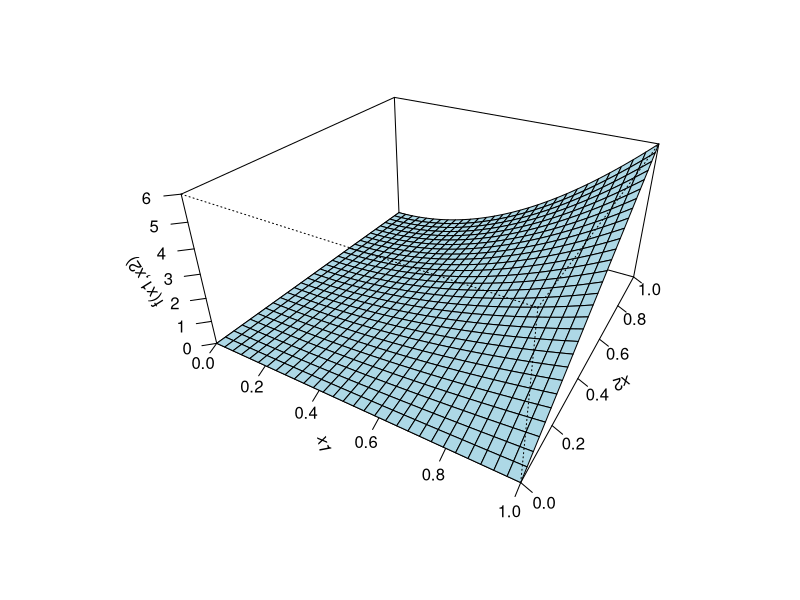
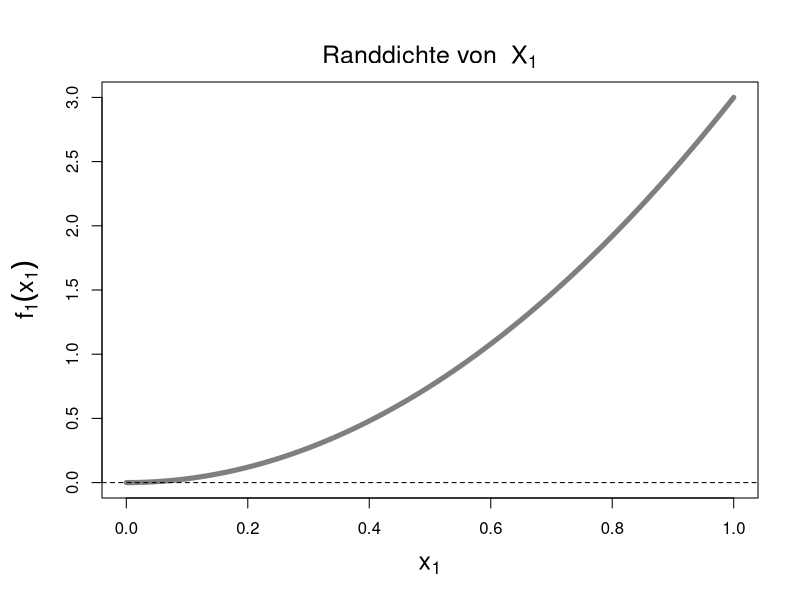
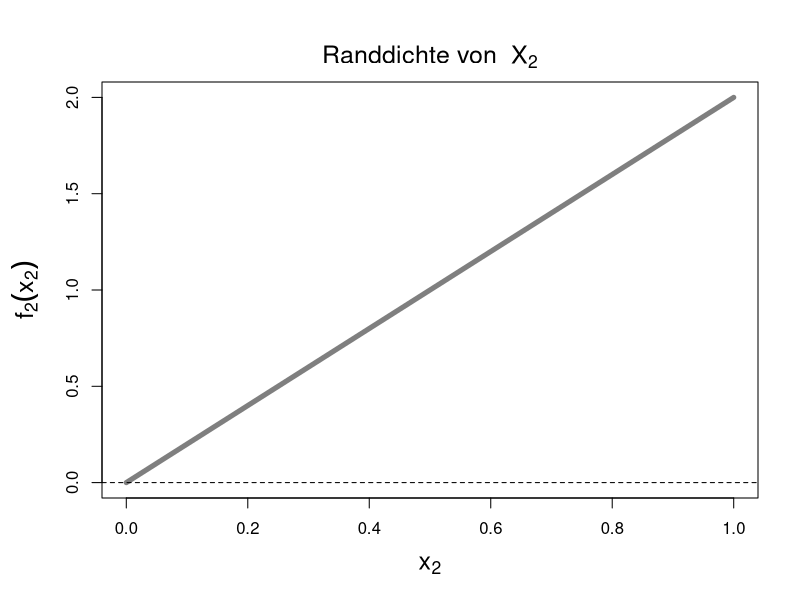
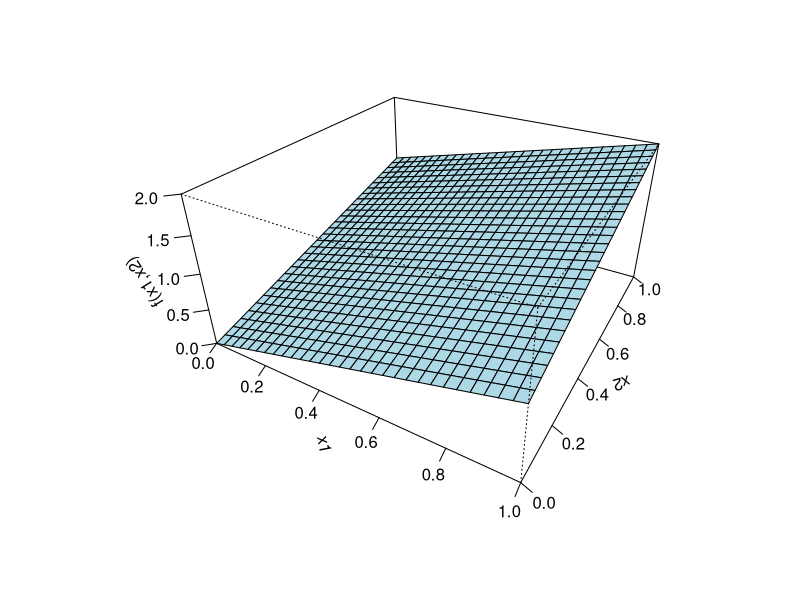
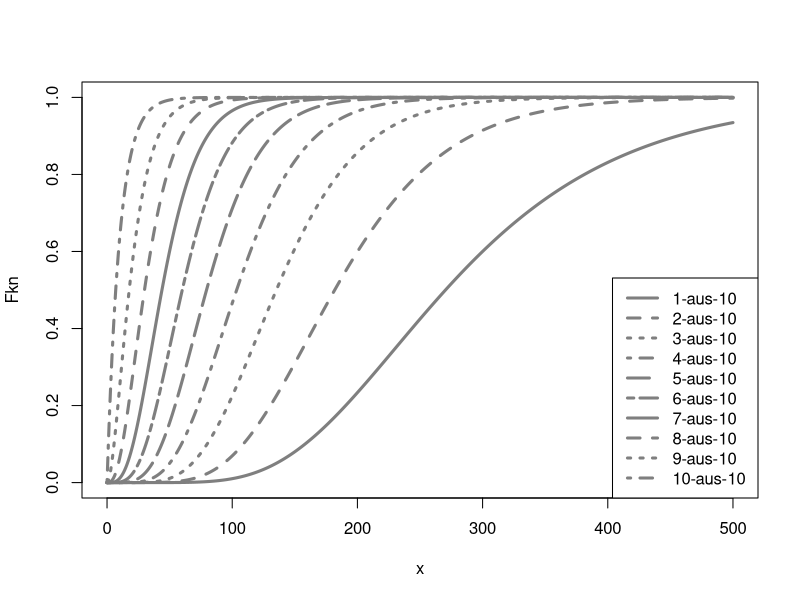
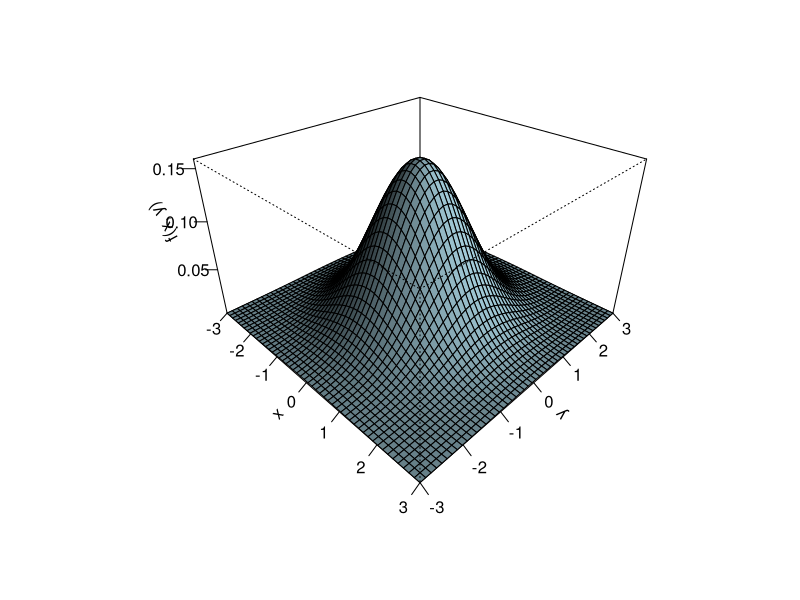
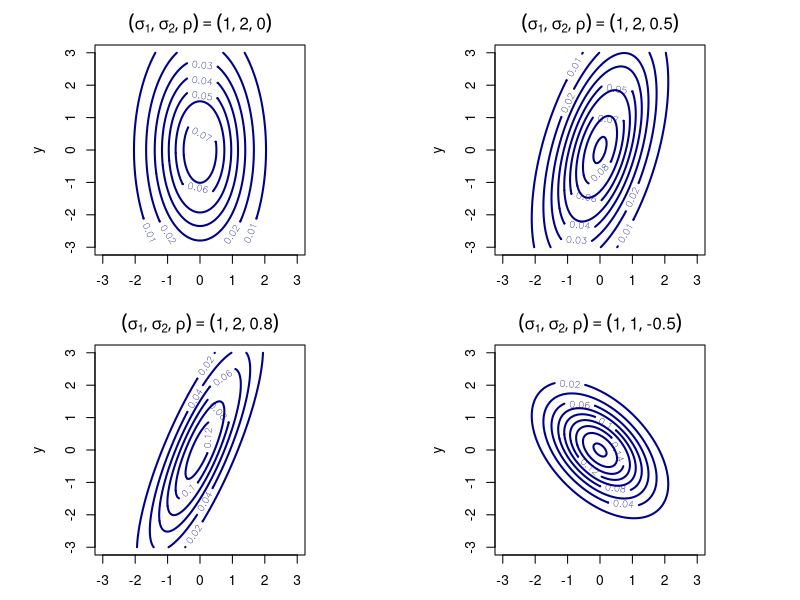
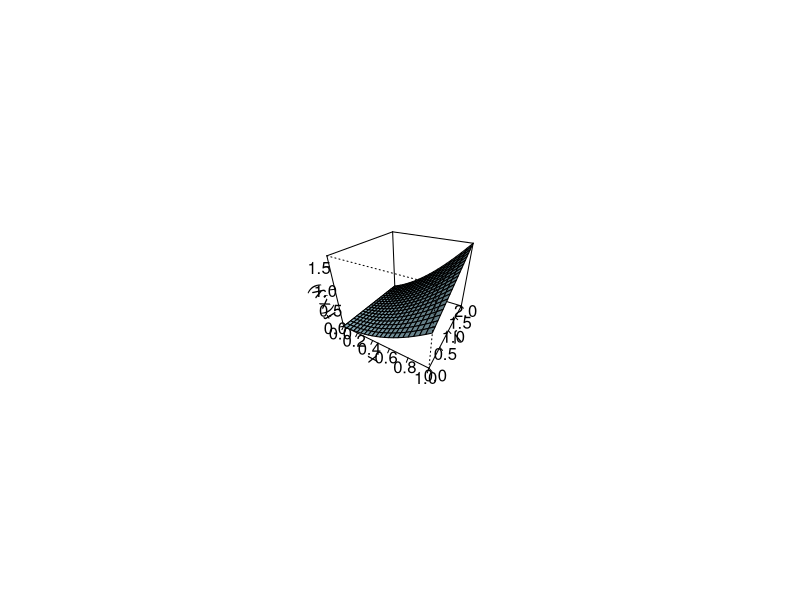

These figures' R source, in order: (Note: this script raises an error after producing the figures.)
#===============================================================#
#                                                               #
#                STAT u. WTH  f. INF    WS 2015                 #
#                                                               #
#===============================================================#
#                                                               #
#              Kapitel 5: Multivariate Verteilungen             #
#                                                               #
#===============================================================#

# c/ W. Gurker


# Datenfiles:
#-------------

# Packages:
#-----------
# base, MASS


# Bsp 5.3
#=========
# Abb 5.1 (gemeinsame Dichte)
#-----------------------------
x1 <- x2 <- seq(0, 1, length=30)
f <- function(x1, x2) 6*x1^2*x2
z <- outer(x1, x2, f)
persp(x1, x2, z, theta=30, phi=30, expand=0.5, col="lightblue",
  ticktype="detailed", zlab="f(x1,x2)")


# Bsp 5.4
#=========
# Abb 5.2 (Randdichten)
#-----------------------
old.par <- par(mar=c(5, 5, 4, 2) + 0.1)
x1 <- x2 <- seq(0, 1, length=100)
plot(x1, 3*x1^2, type="l", lty=1, lwd=5, col="grey50",
  xlab=expression(x[1]), ylab=expression(f[1](x[1])),
  pty="s", cex.lab=1.5)
abline(h=0, lty=2)
mtext(text=expression(paste("Randdichte von  ", X[1])),
  line=0.5, cex=1.5)
plot(x2, 2*x2, type="l", lty=1, lwd=5, col="grey50",
  xlab=expression(x[2]), ylab=expression(f[2](x[2])),
  pty="s", cex.lab=1.5)
abline(h=0, lty=2)
mtext(text=expression(paste("Randdichte von  ", X[2])),
  line=0.5, cex=1.5)
par(old.par)


# Bsp 5.11
#==========
# Abb 5.4 (gemeinsame Dichte)
#-----------------------------
x1 <- x2 <- seq(0, 1, length=30)
f <- function(x1, x2) x1 + x2
z <- outer(x1, x2, f)
persp(x1, x2, z, theta=30, phi=30, expand=0.5, col="lightblue",
  ticktype="detailed", zlab="f(x1,x2)")
  
  
# Bsp 5.18
#==========
# Abb 5.6 (k-aus-n System)
#--------------------------
f <- function(x, lamb, k, n) {
  p <- 1-pexp(x, rate=lamb)
  pbinom(k-1, size=n, prob=p)
}

n <- 10
lamb <- 1/100
x <- seq(0, 500, length=500)
Fkn <- c()
for (k in 1:n) {
  z <- sapply(x, f, lamb=lamb, k=k, n=n)
  Fkn <- cbind(Fkn, z)
}

matplot(x, Fkn, type="l", lty=1:n, lwd=3, col="grey50")
legend("bottomright", paste(1:n, "-aus-", n, " ", sep=""),
  lty=1:n, lwd=3, col="grey50")
  
  
# Bsp 5.21
#==========
# Abb 5.7 (bivariate Standardnormaldichte)
#------------------------------------------
f <- function(x, y) {
  z <- (1/(2*pi)) * exp(-.5 * (x^2 + y^2))
}

y <- x <- seq(-3, 3, length=50)
z <- outer(x, y, f)
persp(x, y, z, theta=45, phi=30, expand=0.6, ltheta=120,
  shade=0.75, ticktype="detailed", col="lightblue",
  xlab="x", ylab="y", zlab="f(x, y)")
  
# Abb 5.8 (Contourplots)
#------------------------
norm.2d <- function(x, y, m.x=0, m.y=0, s.x=1, s.y=1, r.xy=0) {
     C.1 <- 1/(2*pi*s.x*s.y*sqrt(1-r.xy^2))
     C.2 <- 1/(2*(1-r.xy^2))
     e <- (((x-m.x)/s.x)^2 -
         2*r.xy*((x-m.x)/s.x)*((y-m.y)/s.y) +
         ((y-m.y)/s.y)^2)
     return(C.1*exp(-C.2*e))
     }

x <- y <- seq(-3, 3, by=0.05)

old.par <- par(mfrow=c(2,2), pin=c(2.1,2.1))

s.x <- 1
s.y <- 2
r.xy <- 0
z <- outer(x, y, norm.2d, s.x=s.x, s.y=s.y, r.xy=r.xy)
contour(x, y, z, nlevels=8, xlab="x", ylab="y", col="darkblue", lwd=2)
mtext(line=0.5, substitute(group("(",list(sigma[1],sigma[2],rho),")") ==
  group("(",list(a,b,c),")"), list(a=s.x, b=s.y, c=r.xy)))

s.x <- 1
s.y <- 2
r.xy <- 0.5
z <- outer(x, y, norm.2d, s.x=s.x, s.y=s.y, r.xy=r.xy)
contour(x, y, z, nlevels=8, xlab="x", ylab="y", col="darkblue", lwd=2)
mtext(line=0.5, substitute(group("(",list(sigma[1],sigma[2],rho),")") ==
  group("(",list(a,b,c),")"), list(a=s.x, b=s.y, c=r.xy)))

s.x <- 1
s.y <- 2
r.xy <- 0.8
z <- outer(x, y, norm.2d, s.x=s.x, s.y=s.y, r.xy=r.xy)
contour(x, y, z, nlevels=8, xlab="x", ylab="y", col="darkblue", lwd=2)
mtext(line=0.5, substitute(group("(",list(sigma[1],sigma[2],rho),")") ==
  group("(",list(a,b,c),")"), list(a=s.x, b=s.y, c=r.xy)))

s.x <- 1
s.y <- 1
r.xy <- -0.5
z <- outer(x, y, norm.2d, s.x=s.x, s.y=s.y, r.xy=r.xy)
contour(x, y, z, nlevels=8, xlab="x", ylab="y", col="darkblue", lwd=2)
mtext(line=0.5, substitute(group("(",list(sigma[1],sigma[2],rho),")") ==
  group("(",list(a,b,c),")"), list(a=s.x, b=s.y, c=r.xy)))

par(old.par)


# UE - Aufgaben
#===============

# ue5.5
#=======
# (a)
#-----
fxy <- function(x, y) 6/7*(x^2+x*y/2)
x <- seq(0, 1, by=0.05)
y <- seq(0, 2, by=0.1)
zf <- outer(x, y, fxy)
persp(x, y, zf, theta=30, phi=30, col="lightblue", expand=0.8,
  ltheta=120, shade=0.3, ticktype="detailed", xlab="x", ylab="y",
  zlab="f(x,y)")
  
  
# ue5.12
#========
# (a)
#-----
fxy <- function(x, y) 2*exp(-(x+2*y))
x <- seq(0, 2, by=0.05)
y <- seq(0, 1, by=0.05)
zf <- outer(x, y, fxy)
persp(x, y, zf, theta=30, phi=30, col="lightblue", expand=0.8,
  ltheta=120, shade=0.3, ticktype="detailed", xlab="x", ylab="y",
  zlab="f(x,y)")
  
  
# ue5.15
#========
# (b) (Simulation)
#------------------
n <- 100000
S <- numeric(n)
for (i in 1:n) {
  K1 <- max(rexp(3, rate=1/1000))
  K2 <- max(rexp(2, rate=1/3000))
  K3 <- rexp(1, rate=1/5000)
  S[i] <- min(K1,K2,K3)
}

hist(S, breaks=50, prob=TRUE, main="Systemlebensdauer",
  xlab="Stunden", col="lightgrey", xlim=c(0,6000))
abline(v=c(mean(S),median(S)), lty=c(1,2), lwd=2)
legend("topright", legend=c("Mittelwert","Median"),
  lty=c(1,2), lwd=2)


# ue5.16
#========
a <- c(1,-2,1)
Sig <- matrix(c(3,2,1,2,2,1,1,1,3), ncol=3, byrow=TRUE)
t(a) %*% Sig %*% a


# ue5.17
#========
# inch
mu.in <- c(70,64)
sigx.in <- 2
sigy.in <- 1.5
rho <- 0.7
Sig.in <- matrix(c(sigx.in^2,rep(sigx.in*sigy.in*rho,2),sigy.in^2), ncol=2)
# cm
A <- matrix(c(2.54,rep(0,2),2.54), ncol=2)
(mu.cm <- mu.in*2.54)
(Sig.cm <- A %*% Sig.in %*% t(A))

# Prognose
(male.cm <- 6*12*2.54)
(progn <- mu.cm[2]+0.7*sqrt(Sig.cm[2,2]/Sig.cm[1,1])*(male.cm-mu.cm[1]))

# Regressionsschere
x <- seq(165, 190, by=0.1)
y <- seq(155, 170, by=0.1)
m.x <- mu.cm[1]
m.y <- mu.cm[2]
s.x <- sqrt(Sig.cm[1,1])
s.y <- sqrt(Sig.cm[2,2])
r.xy <- rho
a1 <- mu.cm[2]-r.xy*(s.y/s.x)*mu.cm[1]
a2 <- mu.cm[2]-(r.xy)^(-1)*(s.y/s.x)*mu.cm[1]
z <- outer(x, y, norm.2d, m.x=m.x, m.y=m.y, s.x=s.x, s.y=s.y, r.xy=r.xy)
contour(x, y, z, nlevels=10, xlab="x", ylab="y", col="grey80", lwd=2)
lines(m.x, m.y, type="p", pch=21, cex=1.3, col="darkblue")
abline(a=a1, b=r.xy*s.y/s.x, lty=1, lwd=3, col="darkblue")
text(locator(1), "E(Y|x)", cex=1.8, col="darkblue", pos=4)
abline(a=a2, b=(r.xy)^(-1)*s.y/s.x, lty=1, lwd=3, col="darkblue")
text(locator(1), "E(X|y)", cex=1.8, col="darkblue", pos=2)
abline(v=male.cm, lty=2)
abline(h=progn, lty=2)


# ue5.19
#========
require(MASS)
biv.rnorm <- function(n=1, mux=0, muy=0, sigx=1, sigy=1, rho=0) {
  mu <- c(mux,muy)
  Sigma <- matrix(c(sigx^2,rep(rho*sigx*sigy,2),sigy^2), ncol=2)
  rn <- mvrnorm(n, mu, Sigma)
  return(rn)
}

# Note: The following functions were adapted
# from J. Verzani (Package: UsingR)
scatter.with.hist <- function(x, y, hist.col="grey50", trend.line="lm", ...) {
  on.par <- par(no.readonly=TRUE)
  on.exit(par(on.par))
  nf <- layout(matrix(c(1,0,
                        3,2),
                        2,2, byrow=TRUE),
                      widths=c(3,1),
                      heights=c(1,3),
                      respect=TRUE)
  layout.show(nf)
  n <- length(x)
  no.breaks <- max(nclass.scott(x),nclass.scott(y))
  xhist <- hist(x, breaks=no.breaks, plot=FALSE)
  yhist <- hist(y, breaks=no.breaks, plot=FALSE)
  top <- max(c(xhist$counts, yhist$counts))
  par(mar=c(0,4,1,1))
  barplot(xhist$counts, axes=FALSE, ylim=c(0,top),
    space=0, col=hist.col)
  #box()
  par(mar=c(4,0,1,1))
  barplot(yhist$counts, axes=FALSE, xlim=c(0,top),
    space=0, col=hist.col, horiz=TRUE)
  #box()
  par(mar=c(4,4,1,1))
  x.name <- deparse(substitute(x))
  y.name <- deparse(substitute(y))
  plot(x, y, pch=21, xlab=x.name, ylab=y.name, ...)
  if(!is.null(trend.line) && !is.na(trend.line)) {
    switch(trend.line,
      "lm"=abline(lm(y ~ x)),
      "supsmu"=lines(supsmu(x, y)),
      "lowess"=lines(lowess(x, y)),
      NULL)
    }
  invisible()
}

scatter.with.box <- function(x, y, box.col="grey50", ...) {
  on.par <- par(no.readonly=TRUE)
  on.exit(par(on.par))
  nf <- layout(matrix(c(1,0,
                        3,2),
                        2,2, byrow=TRUE),
                      widths=c(3,1),
                      heights=c(1,3),
                      respect=TRUE)
  layout.show(nf)
  n <- length(x)
  par(mar=c(0,4,1,1))
  boxplot(x, col=box.col, axes=FALSE, horizontal=TRUE)
  par(mar=c(4,0,1,1))
  boxplot(y, col=box.col, axes=FALSE)
  par(mar=c(4,4,1,1))
  x.name <- deparse(substitute(x))
  y.name <- deparse(substitute(y))
  plot(x, y, pch=21, xlab=x.name, ylab=y.name, ...)
  invisible()
}

# (a)
#-----
BNa <- biv.rnorm(500)
x <- BNa[,1]
y <- BNa[,2]
scatter.with.hist(x, y, trend.line=FALSE)
scatter.with.box(x, y)

# (b)
#-----
BNb <- biv.rnorm(500, 100, 200, 5, 6, 0.8)
x <- BNb[,1]
y <- BNb[,2]
scatter.with.hist(x, y, trend.line=FALSE)
scatter.with.box(x, y)

# (c)
#-----
BNc <- biv.rnorm(500, 100, 200, 5, 6, -0.6)
x <- BNc[,1]
y <- BNc[,2]
scatter.with.hist(x, y, trend.line=FALSE)
scatter.with.box(x, y)


# ue5.20
#========
require(MASS)
Sig <- matrix(c(3,2,1,2,2,1,1,1,3), ncol=3, byrow=TRUE)
rtrinorm <- mvrnorm(500, mu=c(0,0,0), Sigma=Sig)
colnames(rtrinorm) <- c("X1","X2","X3")
panel.reg <- function(x, y) {
  points(x, y, pch=21, cex=1.5, col="lightblue")
  abline(lm(y ~ x), col="darkblue", lwd=2)
}
pairs(rtrinorm, panel=panel.reg, gap=0)


# Anhang: Methode der Annahme und Verwerfung
#============================================

# Bsp1
#------
f <- function(x, a, b) { dbeta(x, a, b) }
g <- function(x) { dunif(x) }

a <- 2; b <- 4
x <- seq(0, 1, by=0.01)
plot(x, f(x, a, b), type="l", lty=1, lwd=3,
  xlab="x", ylab="", ylim=c(0,2.5), axes=FALSE)
axis(1, pos=0)
axis(2, pos=0, at=seq(0, 2.5, by=0.5))

cc <- 135/64

N <- 1000
rndf <- numeric(N)
k <- 0
while( k < N ) {
  Y <- runif(1)
  U <- runif(1, min=0, max=cc*g(Y))
  if ( U <= f(Y, a, b) ) {
    rndf[k+1] <- Y
    k <- k + 1
  }
}

hist(rndf, breaks=seq(0, 1, by=0.1), prob=TRUE,
  col="grey70", main="", xlab="x", ylim=c(0, 2.5), 
  axes=FALSE)
axis(1, pos=0)
axis(2, pos=0, at=seq(0, 2.5, by=0.5))
lines(x, f(x, a, b), lty=1, lwd=3)


# Bsp2
#------
f <- function(x, a, b) { 2*dnorm(x) }
g <- function(x) { dexp(x) }

x <- seq(0, 4, by=0.01)
plot(x, f(x), type="l", lty=1, lwd=3,
  xlab="x", ylab="", ylim=c(0,1), axes=FALSE)
axis(1, pos=0)
axis(2, pos=0, at=seq(0, 1, by=0.2))

cc <- sqrt(2*exp(1)/pi)

N <- 1000
rndf <- numeric(N)
k <- 0
while( k < N ) {
  Y <- rexp(1)
  U <- runif(1, min=0, max=cc*g(Y))
  if ( U <= f(Y) ) {
    rndf[k+1] <- Y
    k <- k + 1
  }
}

hist(rndf, breaks=seq(0, 4, by=0.2), prob=TRUE,
  col="grey70", main="", xlab="x", ylim=c(0, 1), 
  axes=FALSE)
axis(1, pos=0)
axis(2, pos=0, at=seq(0, 1, by=0.2))
lines(x, f(x), lty=1, lwd=3)
